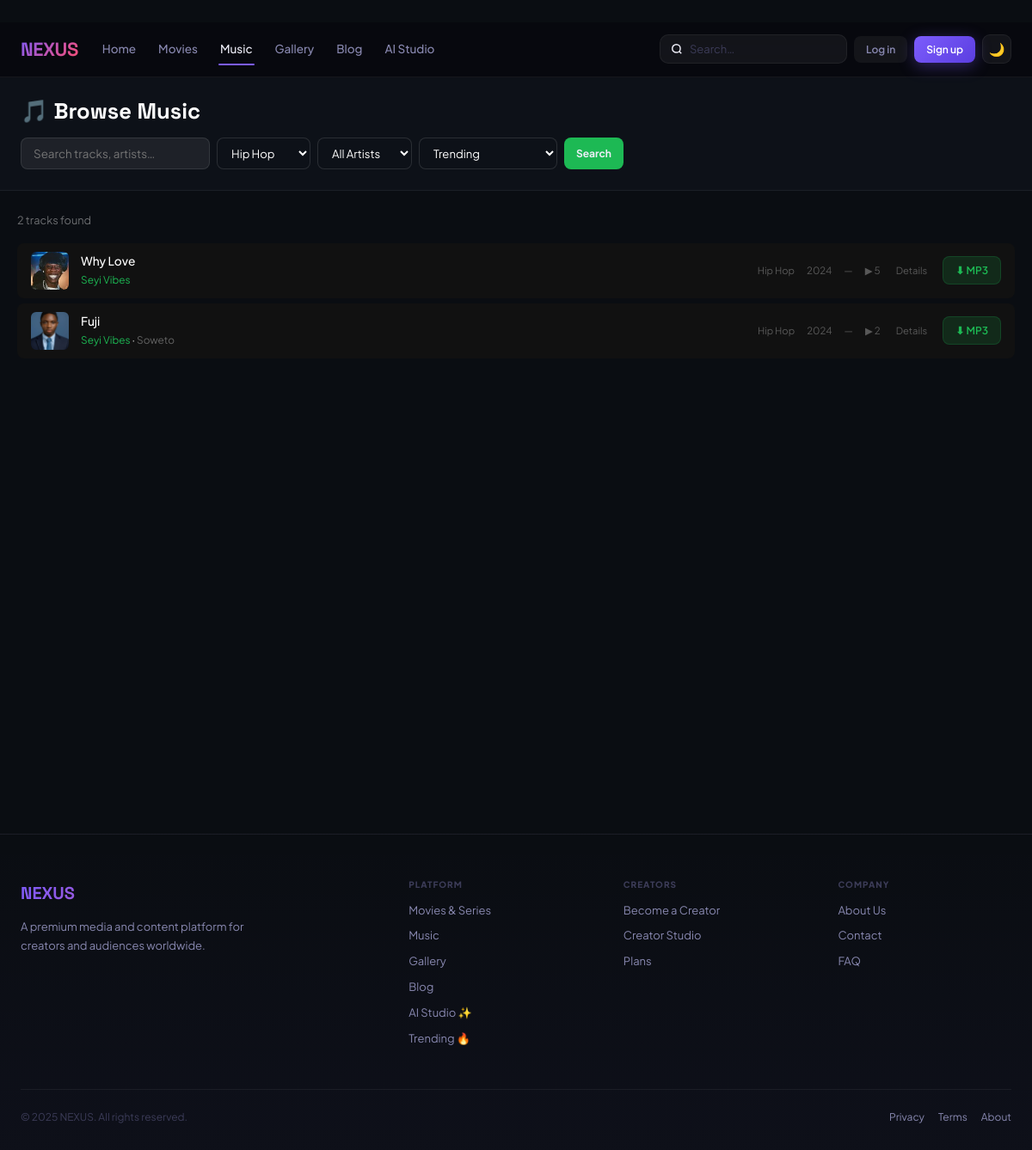
Screenshot of /music/browse/?genre=hip-hop with the database file from the repository.
### music/models.py (models this page shows, shortened)
class Track(models.Model):
    title            = models.CharField(max_length=300)
    slug             = models.SlugField(unique=True, blank=True)
    artist           = models.ForeignKey(Artist, on_delete=models.CASCADE, related_name='tracks')
    featured_artists = models.ManyToManyField(Artist, related_name='featured_on', blank=True)
    album            = models.ForeignKey(Album, null=True, blank=True, on_delete=models.SET_NULL, related_name='tracks')
    genre            = models.ForeignKey(Genre, null=True, blank=True, on_delete=models.SET_NULL)
    audio_file       = models.FileField(upload_to=track_audio_path, null=True, blank=True)
    audio_url        = models.URLField(blank=True, help_text='External link to the audio file (used instead of an upload to save storage space).')
    cover_image      = models.ImageField(upload_to=track_cover_path, null=True, blank=True)
    release_year     = models.IntegerField(default=2024)
    duration         = models.IntegerField(default=0, help_text='seconds')
    lyrics           = models.TextField(blank=True)
    produced_by  = models.CharField(max_length=300, blank=True)
    recorded_at  = models.CharField(max_length=300, blank=True)
    written_by   = models.CharField(max_length=300, blank=True)
    mixed_by     = models.CharField(max_length=300, blank=True)
    mastered_by  = models.CharField(max_length=300, blank=True)
    country      = models.CharField(max_length=100, blank=True)
    label        = models.CharField(max_length=200, blank=True)
    isrc         = models.CharField(max_length=20, blank=True)
    is_premium     = models.BooleanField(default=False)
    is_featured    = models.BooleanField(default=False)
    is_published   = models.BooleanField(default=True)
    is_song_of_day = models.BooleanField(default=False)
    plays_count     = models.IntegerField(default=0)
    downloads_count = models.IntegerField(default=0)
    likes_count     = models.IntegerField(default=0)
    trend_score     = models.FloatField(default=0.0)
    uploaded_by     = models.ForeignKey(settings.AUTH_USER_MODEL, on_delete=models.CASCADE)
    created_at      = models.DateTimeField(auto_now_add=True)
    updated_at      = models.DateTimeField(auto_now=True)
    class Meta:
        ordering = ['-created_at']
    def save(self, *args, **kwargs):
        if not self.slug:
            base = slugify(self.title)
            slug, n = base, 1
            while Track.objects.filter(slug=slug).exclude(pk=self.pk).exists():
                slug = f'{base}-{n}'; n += 1
            self.slug = slug
        super().save(*args, **kwargs)
    @property
    def duration_str(self):
        if not self.duration: return '—'
        m, s = divmod(self.duration, 60)
        return f'{m}:{s:02d}'
    @property
    def has_audio(self):
        return bool(self.audio_file) or bool(self.audio_url)
    @property
    def playable_url(self):
        if self.audio_file:
            return self.audio_file.url
        return self.audio_url

class Artist(models.Model):
    user             = models.OneToOneField(settings.AUTH_USER_MODEL, null=True, blank=True,
                                             on_delete=models.SET_NULL, related_name='artist_profile')
    name             = models.CharField(max_length=200)
    slug             = models.SlugField(unique=True, blank=True)
    bio              = models.TextField(blank=True)
    photo            = models.ImageField(upload_to=artist_photo_path, null=True, blank=True)
    country          = models.CharField(max_length=100, blank=True)
    website          = models.URLField(blank=True)
    social_instagram = models.URLField(blank=True)
    social_twitter   = models.URLField(blank=True)
    social_youtube   = models.URLField(blank=True)
    is_verified      = models.BooleanField(default=False)
    monthly_listeners= models.IntegerField(default=0)
    trend_score      = models.FloatField(default=0.0)
    created_at       = models.DateTimeField(auto_now_add=True)

class Genre(models.Model):
    name = models.CharField(max_length=100, unique=True)
    slug = models.SlugField(unique=True)
    icon = models.CharField(max_length=10, blank=True, default='🎵')

class Album(models.Model):
    ALBUM_TYPES = [
        ('album', 'Album'), ('ep', 'EP'),
        ('single', 'Single'), ('compilation', 'Compilation'),
    ]
    title        = models.CharField(max_length=300)
    slug         = models.SlugField(unique=True, blank=True)
    artist       = models.ForeignKey(Artist, on_delete=models.CASCADE, related_name='albums')
    genre        = models.ForeignKey(Genre, null=True, blank=True, on_delete=models.SET_NULL)
    cover_image  = models.ImageField(upload_to=album_cover_path, null=True, blank=True)
    release_year = models.IntegerField(default=2024)
    album_type   = models.CharField(max_length=20, choices=ALBUM_TYPES, default='album')
    description  = models.TextField(blank=True)
    label        = models.CharField(max_length=200, blank=True)
    is_published = models.BooleanField(default=True)
    uploaded_by  = models.ForeignKey(settings.AUTH_USER_MODEL, null=True, blank=True,
                                      on_delete=models.SET_NULL, related_name='albums_uploaded')
    plays_count  = models.IntegerField(default=0)
    created_at   = models.DateTimeField(auto_now_add=True)

### music/views.py (the view)
# urls.py: path('browse/',               views.music_browse,      name='music_browse'),
def music_browse(request):
    qs = Track.objects.filter(is_published=True).select_related('artist', 'album', 'genre')
    q           = request.GET.get('q', '')
    genre_slug  = request.GET.get('genre', '')
    artist_slug = request.GET.get('artist', '')
    year        = request.GET.get('year', '')
    sort        = request.GET.get('sort', '-trend_score')
    if q:           qs = qs.filter(Q(title__icontains=q) | Q(artist__name__icontains=q) | Q(album__title__icontains=q))
    if genre_slug:  qs = qs.filter(genre__slug=genre_slug)
    if artist_slug: qs = qs.filter(artist__slug=artist_slug)
    if year:        qs = qs.filter(release_year=year)
    allowed_sorts = ('-trend_score', '-plays_count', '-created_at', '-downloads_count', '-likes_count')
    if sort in allowed_sorts:
        qs = qs.order_by(sort)
    genres   = Genre.objects.all()
    artists  = Artist.objects.order_by('name')
    branding = _branding()
    return render(request, 'music/browse.html', {
        'tracks':        qs,
        'genres':        genres,
        'artists':       artists,
        'q':             q,
        'branding':      branding,
        'active_genre':  genre_slug,
        'active_artist': artist_slug,
    })

### cms/models.py (called while the page is built)
    @classmethod
    def get(cls):
        obj, _ = cls.objects.get_or_create(pk=1)
        return obj

    @classmethod
    def get(cls):
        obj, _ = cls.objects.get_or_create(pk=1)
        return obj

    @classmethod
    def get(cls):
        obj, _ = cls.objects.get_or_create(pk=1)
        return obj

    @classmethod
    def get(cls):
        obj, _ = cls.objects.get_or_create(pk=1)
        return obj

### music/models.py (called while the page is built)
    @classmethod
    def get(cls):
        return cls.objects.first()

### music/views.py (called while the page is built)
def _branding():
    return PlatformBranding.get()

### templates/music/browse.html (shortened to what this page needs)
{% extends 'base.html' %}
{% block content %}
<div style="background:#0a0d12;min-height:100vh;color:#fff;padding-bottom:80px;">
<div style="background:#0d1118;border-bottom:1px solid rgba(255,255,255,0.06);padding:24px 0;">
  <div class="container">
    <h1 style="font-family:'Space Grotesk',sans-serif;font-size:1.6rem;font-weight:800;margin-bottom:16px;">🎵 Browse Music</h1>
    <form method="get" style="display:flex;gap:8px;flex-wrap:wrap;">
      <input name="q" value="{{ q }}" placeholder="Search tracks, artists…" style="background:rgba(255,255,255,0.07);border:1px solid rgba(255,255,255,0.1);border-radius:8px;padding:8px 14px;color:#fff;font-family:'Plus Jakarta Sans',sans-serif;font-size:0.84rem;outline:none;width:220px;">
      <select name="genre" style="background:#0d1118;border:1px solid rgba(255,255,255,0.12);border-radius:8px;padding:8px 12px;color:#fff;font-size:0.82rem;" onchange="this.form.submit()">
        <option value="">All Genres</option>{% for g in genres %}<option value="{{ g.slug }}" {% if active_genre == g.slug %}selected{% endif %}>{{ g.name }}</option>{% endfor %}
      </select>
      <select name="artist" style="background:#0d1118;border:1px solid rgba(255,255,255,0.12);border-radius:8px;padding:8px 12px;color:#fff;font-size:0.82rem;" onchange="this.form.submit()">
        <option value="">All Artists</option>{% for a in artists %}<option value="{{ a.slug }}" {% if active_artist == a.slug %}selected{% endif %}>{{ a.name }}</option>{% endfor %}
      </select>
      <select name="sort" style="background:#0d1118;border:1px solid rgba(255,255,255,0.12);border-radius:8px;padding:8px 12px;color:#fff;font-size:0.82rem;" onchange="this.form.submit()">
        <option value="-trend_score">Trending</option>
      </select>
      <button type="submit" class="btn btn-sm" style="background:#1db954;color:var(--tx);font-weight:700;">Search</button>
    </form>
  </div>
</div>
<div class="container" style="padding:24px 20px 40px;">
  <div style="color:rgba(255,255,255,0.4);font-size:0.8rem;margin-bottom:16px;">{{ tracks.count }} track{{ tracks.count|pluralize }} found</div>
  <div style="display:flex;flex-direction:column;gap:6px;">
    {% for t in tracks %}
    <div class="track-row" onclick="playTrack('{% if t.has_audio %}{{ t.playable_url }}{% endif %}','{{ t.title|escapejs }}','{{ t.artist.name|escapejs }}','{% if t.cover_image %}{{ t.cover_image.url }}{% elif t.album and t.album.cover_image %}{{ t.album.cover_image.url }}{% endif %}',{{ t.pk }},'/music/track/{{ t.slug }}/')">
      {% if t.cover_image %}<img src="{{ t.cover_image.url }}" style="width:44px;height:44px;border-radius:6px;object-fit:cover;flex-shrink:0;">
      {% elif t.album and t.album.cover_image %}<img src="{{ t.album.cover_image.url }}" style="width:44px;height:44px;border-radius:6px;object-fit:cover;flex-shrink:0;">
      {% else %}<div style="width:44px;height:44px;border-radius:6px;background:#0a2010;display:flex;align-items:center;justify-content:center;flex-shrink:0;font-size:1rem;">🎵</div>{% endif %}
      <div style="flex:1;min-width:0;">
        <div style="font-weight:500;font-size:0.86rem;color:#fff;white-space:nowrap;overflow:hidden;text-overflow:ellipsis;">{{ t.title }}</div>
        <div style="font-size:0.74rem;margin-top:2px;">
          <a href="/music/artist/{{ t.artist.slug }}/" onclick="event.stopPropagation()" style="color:#1db954;text-decoration:none;">{{ t.artist.name }}</a>
          {% if t.album %} · <a href="/music/album/{{ t.album.slug }}/" onclick="event.stopPropagation()" style="color:rgba(255,255,255,0.35);text-decoration:none;">{{ t.album.title }}</a>{% endif %}
        </div>
      </div>
      {% if t.genre %}<span style="font-size:0.7rem;color:rgba(255,255,255,0.3);white-space:nowrap;">{{ t.genre.name }}</span>{% endif %}
      <span style="font-size:0.72rem;color:rgba(255,255,255,0.3);">{{ t.release_year }}</span>
      <span style="font-size:0.72rem;color:rgba(255,255,255,0.3);">{{ t.duration_str }}</span>
      <span style="font-size:0.72rem;color:rgba(255,255,255,0.3);">▶ {{ t.plays_count }}</span>
      <a href="/music/track/{{ t.slug }}/" onclick="event.stopPropagation()" style="font-size:0.7rem;color:rgba(255,255,255,0.3);text-decoration:none;padding:4px;white-space:nowrap;">Details</a>
      <a href="/music/download/{{ t.pk }}/" onclick="event.stopPropagation()" class="btn btn-sm" style="background:rgba(29,185,84,0.15);color:#1db954;border:1px solid rgba(29,185,84,0.2);white-space:nowrap;flex-shrink:0;">⬇ MP3</a>
    </div>
    {% empty %}
    <div style="text-align:center;padding:80px 0;color:rgba(255,255,255,0.3);">
      <div style="font-size:3rem;margin-bottom:12px;">🎵</div><div>No tracks found</div>
    </div>
    {% endfor %}
  </div>
</div>
</div>
{% endblock %}

### templates/base.html (style rules this page uses)
:root { --ac:#7c5cfc; --ac2:#ff4d6d; --ac3:#00d4aa; --bg:#08080e; --bg2:#0e0e18; --bg3:#131320; --bg4:#1a1a2a; --tx:#eeeef8; --tx2:#8888b0; --tx3:#3c3c58; --bd:rgba(255,255,255,.06); --bd2:rgba(255,255,255,.10); --r:10px; --r2:14px; --r3:20px; --shadow:0 4px 28px rgba(0,0,0,.55); --glow:0 0 48px rgba(124,92,252,.18); --gold:#f59e0b; --nav-h:64px; --accent:var(--ac); --text:var(--tx); --text2:var(--tx2); --border:var(--bd); --card:var(--bg2); --glass:rgba(255,255,255,.04); --glass-b:rgba(255,255,255,.08); }
*,*::before,*::after { box-sizing:border-box;margin:0;padding:0 }
html { scroll-behavior:smooth;-webkit-text-size-adjust:100% }
body { font-family:'Plus Jakarta Sans',system-ui,sans-serif; background:var(--bg); color:var(--tx); min-height:100vh; line-height:1.6; -webkit-font-smoothing:antialiased; background-image:radial-gradient(ellipse 100% 45% at 60% -10%,rgba(124,92,252,.07) 0%,transparent 65%); }
a { color:inherit;text-decoration:none }
img { max-width:100%;display:block }
h1,h2,h3,h4 { line-height:1.2;font-weight:700 }
input,select,textarea,button { font-family:inherit;font-size:inherit }
.wrap,.container { width:100%;max-width:1360px;margin:0 auto;padding:0 24px }
.btn { display:inline-flex;align-items:center;justify-content:center;gap:7px; padding:9px 20px;border-radius:var(--r); font-size:14px;font-weight:600;border:none;cursor:pointer; transition:all .17s;text-decoration:none;white-space:nowrap; }
.btn-sm { padding:6px 14px;font-size:12px;border-radius:8px }

### templates/music/browse.html (style rules this page uses)
body { background:#0a0d12; }
.track-row { display:flex;align-items:center;gap:14px;padding:10px 16px;background:#111;border-radius:8px;cursor:pointer;transition:background 0.18s; }

### rows the page displays
Track: cover_image (picture), title "Why Love", artist.name "Seyi Vibes", genre.name "Hip Hop", release_year "2024", duration_str "—", plays_count "5"
Track: cover_image (picture), title "Fuji", artist.name "Seyi Vibes", album "Soweto", genre.name "Hip Hop", release_year "2024", duration_str "—", plays_count "2"

### other values shown
{{ branding.site_name|default:'NEXUS' }} "NEXUS"
{{ tracks.count }} "2"
form field genre "Hip Hop"
